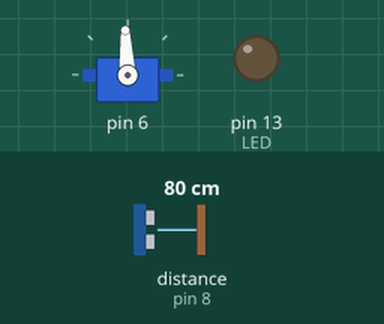
This sketch was run on a simulated Arduino Uno, built with avr-gcc and run on an emulated ATmega328P. Parts: servo, output pins drawn as LEDs (lit = HIGH). The inputs (shaded band) are chosen by the test bench; at power-on: distance to the obstacle (sensor on pin 8) 80 cm. The echo pulse lasts 58.3 µs per cm.

Above: at 8.7 s.
8.8 s: distance to the obstacle (sensor on pin 8) set to 65 cm
16.0 s: distance to the obstacle (sensor on pin 8) set to 54 cm
At 17.3 s:
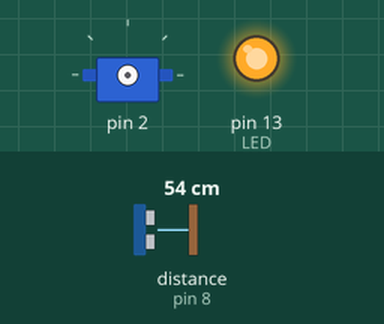
19.5 s: distance to the obstacle (sensor on pin 8) set to 60 cm
At 25.9 s:
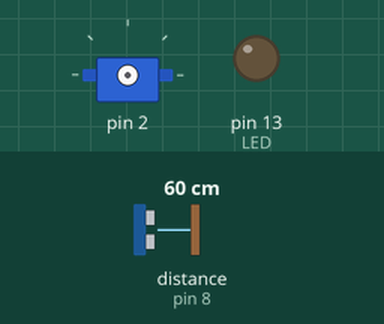
Timing chart, 0 to 27.4 s (numbered marks = the images above; inputs shaded):
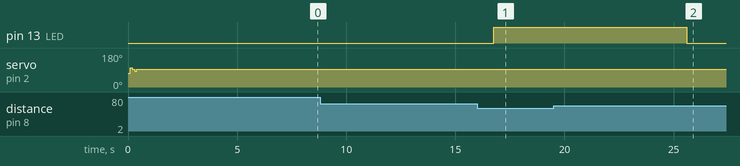

The sketch:

halfbug.ino
```cpp
/*

     MOSI     SCK
       SS     MISO
       TX     VIN   BAT-VCC
       RX     GND   BAT-GND
      RST     RST
      GND     5V
  LEFT  2     NC
  LIFT  3     NC
 RIGHT  4     A5
 HEADT  5     A4
 HEADL  6     A3
        7     A2
  PING  8     A1
        9     A0
       10     AREF
       11     3.3V
       12     13
          USB

Servo:   GND Vcc Signal

Ping:    GND 5V Signal

 */

#include <Servo.h>
#include "halfbug.h"


#define LED 13
#define LIFT_SERVO 3
#define LEFT_LEG 2
#define RIGHT_LEG 4
#define HEAD_LIFT 5
#define HEAD_TURN 6
#define PING 8

#define   UP_BODY_LIFT 2000
#define DOWN_BODY_LIFT 1600

// 1700

#define MIN_HEAD_LIFT 1400
#define MID_HEAD_LIFT 1600
#define MAX_HEAD_LIFT 1700

#define  LEFT_HEAD_TURN 1850
#define   MID_HEAD_TURN 1500
#define RIGHT_HEAD_TURN 1150

#define FRONT_LEFT 1800
#define  BACK_LEFT 1300

#define FRONT_RIGHT 1000
#define  BACK_RIGHT 1500

#define STATE_IDLE         0
#define STATE_ACCELERATING 1
#define STATE_CONST_SPEED  2
#define STATE_DECELERATING 3
#define STATE_WAITING      4

#define STATE_CREATURE_IDLE        0
#define STATE_CREATURE_WAKING      1
#define STATE_CREATURE_WAKING_DONE 2
#define STATE_CREATURE_SCANNING    3
#define STATE_CREATURE_SCAN_LEFT   4
#define STATE_CREATURE_SCAN_MID    5
#define STATE_CREATURE_SCAN_RIGHT  6
#define STATE_CREATURE_WALKING     7
#define STATE_CREATURE_WALK_LEFT   8
#define STATE_CREATURE_WALK_RIGHT  9
#define STATE_CREATURE_TURN_LEFT   10
#define STATE_CREATURE_TURN_RIGHT  11
#define STATE_CREATURE_TURN_180    12

#define write(s)
#define writeln(s)
#define serial(baud)

//#define write(s)   (Serial.print(s))
//#define writeln(s) (Serial.println(s))
//#define serial(baud) (Serial.begin(baud))

Servo bodyLift;
Servo leftLeg;
Servo rightLeg;
Servo headLift;
Servo headTurn;

ServoState leftState;
ServoState rightState;
ServoState liftState;
ServoState headTurnState;
ServoState headLiftState;

char headCmds[20];
byte headPtr = 0;
char headCmd;
boolean headDone = true;

boolean walkDone = true;
char walkCmd;
char walkCmds[20];
byte walkPtr = 0;

void setup() {
  pinMode(LED, OUTPUT);

  initServo(&leftState, leftLeg, LEFT_LEG, BACK_LEFT, 0.6, 0.001);
  initServo(&liftState, bodyLift, LIFT_SERVO, DOWN_BODY_LIFT, 0.3, 0.001);
  initServo(&rightState, rightLeg, RIGHT_LEG, BACK_RIGHT, 0.6, 0.001);
  initServo(&headLiftState, headLift, HEAD_LIFT, MIN_HEAD_LIFT, 0.6, 0.001);
  initServo(&headTurnState, headTurn, HEAD_TURN, MID_HEAD_TURN, 0.6, 0.001);

  serial(9600);
  delay(7000);
  writeln("ok");
}

void initServo(ServoState* state, Servo servo, int pin, int pos, float maxSpeed, float deltaSpeed) {
  servo.attach(pin);
  servo.writeMicroseconds(pos);
  state->state = STATE_IDLE;
  state->currentPos = pos;
  state->targetPos = pos;
  state->servo = servo;
  state->maxSpeed = maxSpeed;
  state->deltaSpeed = deltaSpeed;
  delay(100);
}

void checkState(ServoState* s) {

  switch (s->state) {
  case STATE_WAITING:
    if (s->waiting > 0) {
      s->waiting--;
      return;
    }  // NOTE: fall thru
    s->state = STATE_IDLE;
  case STATE_IDLE:
    if (s->currentPos != s->targetPos) {
      s->up = (s->targetPos > s->currentPos);
      s->state = STATE_ACCELERATING;
      s->currentSpeed = s->maxSpeed * 0.1;
      s->startPos = s->currentPos;
      s->workingPos = s->startPos;
    }
    break;
  case STATE_ACCELERATING:
    if (s->currentSpeed < s->maxSpeed) {
      s->currentSpeed += s->deltaSpeed;
    }
    else {
      s->decelerateDist = (s->up) ? s->currentPos - s->startPos : s->startPos - s->currentPos;
      s->state = STATE_CONST_SPEED;
    }
    break;
  case STATE_CONST_SPEED:
    if (( s->up && s->currentPos + s->decelerateDist > s->targetPos) ||
	(!s->up && s->currentPos - s->decelerateDist < s->targetPos)) {
      s->state = STATE_DECELERATING;
    }
    break;
  case STATE_DECELERATING:
    if (s->currentSpeed > 0.1) {
      s->currentSpeed -= s->deltaSpeed;
    }
    break;
  }

  if (s->state != STATE_IDLE && s->state != STATE_WAITING) {
    s->workingPos = (s->up) ? s->workingPos + s->currentSpeed : s->workingPos - s->currentSpeed;
    s->currentPos = s->workingPos;
    if ((s->up && s->currentPos >= s->targetPos) || (!s->up && s->currentPos <= s->targetPos)) {
      s->state = STATE_IDLE;
    }
    s->servo.writeMicroseconds(s->currentPos);
  }

}

void refresh() {
  checkState(&leftState);
  checkState(&rightState);
  checkState(&liftState);
  checkState(&headTurnState);
  checkState(&headLiftState);
}

long cm = 200;
long leftDistance;
long rightDistance;
long midDistance;
long nextScan;
boolean leftClose;
boolean midClose;
boolean rightClose;
int headCycle = 5;
int walkCycle = 0;

int creatureState = STATE_CREATURE_WAKING;

#define WALK_WAKEUP "WWudWWWW"
#define FORWARD     "fubdww"
#define WALK_LEFT   "lubdww"
#define WALK_RIGHT  "rubdww"
#define TURN_LEFT   "2u1dww"
#define TURN_RIGHT  "LuRdww"
#define TURN_180    "LuRdLuRdLuRdww"

#define SCAN_WAKEUP   "WWmcwdWWWWcWW"
#define SCAN_SLOW     "lwwrwwmWW"
#define SCAN_LEFT     "cl"
#define SCAN_RIGHT    "r"
#define SCAN_STRAIGHT "m"

//#define CLOSE_LIMIT 40
#define NEAR_LIMIT 60

void loop() {

  long now;

  refresh();

  switch (creatureState) {
  case STATE_CREATURE_IDLE:
    break;
  case STATE_CREATURE_WAKING:
    setHeadCmds(SCAN_WAKEUP);
    setWalkCmds(WALK_WAKEUP);
    creatureState = STATE_CREATURE_WAKING_DONE;
    break;
  case STATE_CREATURE_WAKING_DONE:
    if (headDone) {
      creatureState = STATE_CREATURE_WALKING;
    }
    break;
  case STATE_CREATURE_WALKING:
    now = millis();
    if (now > nextScan && isIdleWalking() && cm > NEAR_LIMIT) {
      cm = checkDistance();
      write("distance: ");
      writeln(cm);
      nextScan = now + 500;
      digitalWrite(LED, (cm < NEAR_LIMIT) ? HIGH : LOW);
    }
    if (cm < NEAR_LIMIT) {
      // stopWalking();
      // stopScanning();
      creatureState = STATE_CREATURE_SCANNING;
      cm = 200;
      leftDistance = 0;
      rightDistance = 0;
      midDistance = 0;
      writeln("scanning");
    }
    else {
      if (walkDone) {
	writeln("WALKING");
	setWalkCmds(FORWARD);
      }
      if (headDone) {
	setHeadCmds(SCAN_SLOW);
      }
    }
    break;
  case STATE_CREATURE_SCANNING:
    if (headDone && walkDone) {
      writeln("SCANNING");
      setHeadCmds(SCAN_LEFT);
      creatureState = STATE_CREATURE_SCAN_LEFT;
    }
    break;
  case STATE_CREATURE_SCAN_LEFT:
    if (headDone) {
      leftDistance = checkDistance();
      leftClose = (leftDistance < NEAR_LIMIT);
      setHeadCmds(SCAN_RIGHT);
      creatureState = STATE_CREATURE_SCAN_RIGHT;
    }
    break;
  case STATE_CREATURE_SCAN_RIGHT:
    if (headDone) {
      rightDistance = checkDistance();
      rightClose = (rightDistance < NEAR_LIMIT);
      setHeadCmds(SCAN_STRAIGHT);
      creatureState = STATE_CREATURE_SCAN_MID;
    }
    break;
  case STATE_CREATURE_SCAN_MID:
    if (headDone) {
      midDistance = checkDistance();
      midClose = (midDistance < NEAR_LIMIT);
      write("distance: l/m/r: ");
      write(leftDistance); write("/");
      write(midDistance); write("/");
      writeln(rightDistance);
      if (rightClose) {
	if (midClose) {
	  creatureState = (leftClose) ? STATE_CREATURE_TURN_180 : STATE_CREATURE_TURN_LEFT;
	}
	else {
	  creatureState = (leftClose) ? STATE_CREATURE_WALKING : STATE_CREATURE_WALK_LEFT;
	}
      }
      else {
	if (midClose) {
	  creatureState = (leftClose) ? STATE_CREATURE_TURN_RIGHT : STATE_CREATURE_TURN_LEFT;
	}
	else {
	  creatureState = (leftClose) ? STATE_CREATURE_WALK_RIGHT : STATE_CREATURE_WALKING;
	}
      }
      cm = 200;
    }
    break;
  case STATE_CREATURE_WALK_LEFT:
    if (walkDone) {
      writeln("WALK LEFT");
      setHeadCmds(SCAN_LEFT);
      setWalkCmds(WALK_LEFT);
      creatureState = STATE_CREATURE_SCANNING;
    }
    break;
  case STATE_CREATURE_WALK_RIGHT:
    if (walkDone) {
      writeln("WALK RIGHT");
      setHeadCmds(SCAN_RIGHT);
      setWalkCmds(WALK_RIGHT);
      creatureState = STATE_CREATURE_SCANNING;
    }
    break;
  case STATE_CREATURE_TURN_LEFT:
    if (walkDone) {
      writeln("TURN LEFT+");
      setHeadCmds(SCAN_LEFT);
      setWalkCmds(TURN_LEFT);
      creatureState = STATE_CREATURE_SCANNING;
    }
    break;
  case STATE_CREATURE_TURN_RIGHT:
    if (walkDone) {
      writeln("TURN RIGHT+");
      setHeadCmds(SCAN_RIGHT);
      setWalkCmds(TURN_RIGHT);
      creatureState = STATE_CREATURE_SCANNING;
    }
    break;
  case STATE_CREATURE_TURN_180:
    if (walkDone) {
      setHeadCmds(SCAN_RIGHT);
      setWalkCmds(TURN_180);
      creatureState = STATE_CREATURE_SCANNING;
    }
    break;
  }

  checkHeadState();
  checkWalkState();

  // delay(1);
  delayMicroseconds(750);

}


void checkHeadState() {
  if (headLiftState.state == STATE_IDLE && headTurnState.state == STATE_IDLE) {
    if (headDone) {
      return;
    }
    headCmd = headCmds[headPtr];
    if (headCmd == 0) {
      headDone = true;
      headPtr = 0;
      return;
    }
    headPtr++;
    write("HEAD: "); writeln(headCmd);
    switch (headCmd) {
    case 'l':
      setTarget(&headTurnState, LEFT_HEAD_TURN, 100);
      break;
    case 'r':
      setTarget(&headTurnState, RIGHT_HEAD_TURN, 100);
      break;
    case 'm':
      setTarget(&headTurnState, MID_HEAD_TURN, 100);
      break;
    case 'u':
      setTarget(&headLiftState, MAX_HEAD_LIFT, 100);
      break;
    case 'd':
      setTarget(&headLiftState, MIN_HEAD_LIFT, 100);
      break;
    case 'c':
      setTarget(&headLiftState, MID_HEAD_LIFT, 100);
      break;
    case '1':
      setTarget(&headLiftState, MAX_HEAD_LIFT, 100);
      setTarget(&headTurnState, MID_HEAD_TURN, 100);
      break;
    case '2':
      setTarget(&headLiftState, MID_HEAD_LIFT, 100);
      setTarget(&headTurnState, RIGHT_HEAD_TURN, 100);
      break;
    case '3':
      setTarget(&headLiftState, MIN_HEAD_LIFT, 100);
      setTarget(&headTurnState, MID_HEAD_TURN, 100);
      break;
    case '4':
      setTarget(&headLiftState, MID_HEAD_LIFT, 100);
      setTarget(&headTurnState, LEFT_HEAD_TURN, 100);
      break;
    case 'w':
      setWaiting(&headTurnState, 200);
      break;
    case 'W':
      setWaiting(&headTurnState, 1000);
      break;
    }
  }
}


void checkWalkState() {
  if (isIdleWalking()) {
    // Serial.print("walk0: "); Serial.print(leftState.state);
    // Serial.print(", "); Serial.print(rightState.state);
    // Serial.print(", "); Serial.println(liftState.state);
    if (walkDone) {
      return;
    }
    walkCmd = walkCmds[walkPtr];
    if (walkCmd == 0) {
      walkDone = true;
      walkPtr = 0;
      return;
    }
    // Serial.print("walk1: "); Serial.println(walkCmd);
    switch (walkCmd) {
    case 'f':
      setTarget(&leftState, FRONT_LEFT, 100, 1.4, 0.005);
      setTarget(&rightState, FRONT_RIGHT, 150, 1.2, 0.004);
      break;
    case 'l':
      setTarget(&rightState, FRONT_RIGHT, 150, 1.2, 0.004);
      break;
    case 'L':
      setTarget( &leftState, FRONT_LEFT, 100, 1.4, 0.005);
      setTarget(&rightState, BACK_RIGHT, 150, 1.2, 0.004);
      break;
    case '1':
      setTarget( &leftState, FRONT_LEFT, 100, 0.5, 0.001);
      setTarget(&rightState, BACK_RIGHT, 150, 0.5, 0.001);
      break;
    case 'r':
      setTarget(&leftState, FRONT_LEFT, 150, 1.2, 0.004);
      break;
    case 'R':
      setTarget( &leftState, BACK_LEFT,   100, 0.5, 0.001);
      setTarget(&rightState, FRONT_RIGHT, 100, 0.5, 0.001);
      break;
    case '2':
      setTarget( &leftState, BACK_LEFT,   100, 1.4, 0.005);
      setTarget(&rightState, FRONT_RIGHT, 100, 1.4, 0.005);
      break;
    case 'b':
      setTarget(&leftState, BACK_LEFT, 100, 0.6, 0.001);
      setTarget(&rightState, BACK_RIGHT, 100, 0.6, 0.001);
      break;
    case 'u':
      setTarget(&liftState, UP_BODY_LIFT, 100, 0.3, 0.001);
      break;
    case 'd':
      setTarget(&liftState, DOWN_BODY_LIFT, 0, 0.4, 0.005);
      break;
    case 'w':
      setWaiting(&leftState, 200);
      setWaiting(&rightState, 200);
      setWaiting(&liftState, 200);
      break;
    case 'W':
      setWaiting(&leftState, 1000);
      break;
    }
    walkPtr++;
  }
}

boolean isIdleWalking() {
  return ((leftState.state == STATE_IDLE) && (rightState.state == STATE_IDLE) && (liftState.state == STATE_IDLE));
}

void setHeadCmds(char* cmds) {
  strcpy(headCmds, cmds);
  headPtr = 0;
  headDone = false;
}

void setWalkCmds(char* cmds) {
  strcpy(walkCmds, cmds);
  walkPtr = 0;
  walkDone = false;
}

void setTarget(ServoState* state, int target, int waiting) {
  state->state = STATE_WAITING;
  state->targetPos = target;
  state->waiting = waiting;
}

void setWaiting(ServoState* state, int waiting) {
  state->state = STATE_WAITING;
  state->targetPos = state->currentPos;
  state->waiting = waiting;
}

void setTarget(ServoState* state, int target, int waiting, float maxSpeed, float deltaSpeed) {
  setTarget(state, target, waiting);
  state->maxSpeed = maxSpeed;
  state->deltaSpeed = deltaSpeed;
}

void stop(ServoState* state) {
  state->state = STATE_IDLE;
  state->targetPos = state->currentPos;
}

void stopWalking() {
  stop(&leftState);
  stop(&rightState);
  walkDone = true;
}

void stopScanning() {
  stop(&headTurnState);
  stop(&headLiftState);
  headDone = true;
}

// float cmSum = 0;

long checkDistance() {
  long duration, cm;

  pinMode(PING, OUTPUT);
  digitalWrite(PING, LOW);
  delayMicroseconds(2);
  digitalWrite(PING, HIGH);
  delayMicroseconds(5);
  digitalWrite(PING, LOW);

  // The same pin is used to read the signal from the PING))): a HIGH
  // pulse whose duration is the time (in microseconds) from the sending
  // of the ping to the reception of its echo off of an object.
  pinMode(PING, INPUT);
  duration = pulseIn(PING, HIGH);

  // convert the time into a distance
  cm = duration / 29 / 2;
  //float fcm = cm;
  //cmSum *= 0.9;
  //cmSum += fcm / 10;

  //Serial.print("cm: ");
  //Serial.print(cm);
  // Serial.print(", sum: ");
  // Serial.println(cmSum);
  //Serial.println();
  return cm;
  //return cmSum;
}
```

halfbug.h
```cpp
#include "Arduino.h"

typedef struct {
  int currentPos;
  int startPos;
  float workingPos;
  int targetPos;
  float maxSpeed;
  float deltaSpeed;
  float currentSpeed;
  int delta;
  int decelerateDist;
  int waiting;
  int state;
  boolean up;
  Servo servo;
} ServoState;
```

Measured:
- the behaviour switches between 60 and 59 cm on distance to the obstacle (sensor on pin 8) (found by bisection; images 0 and 1)
- after the input at 16.0 s, pin 13 (LED): LOW → HIGH after 0.76 s
- after the input at 19.5 s, pin 13 (LED): HIGH → LOW after 6.1 s
